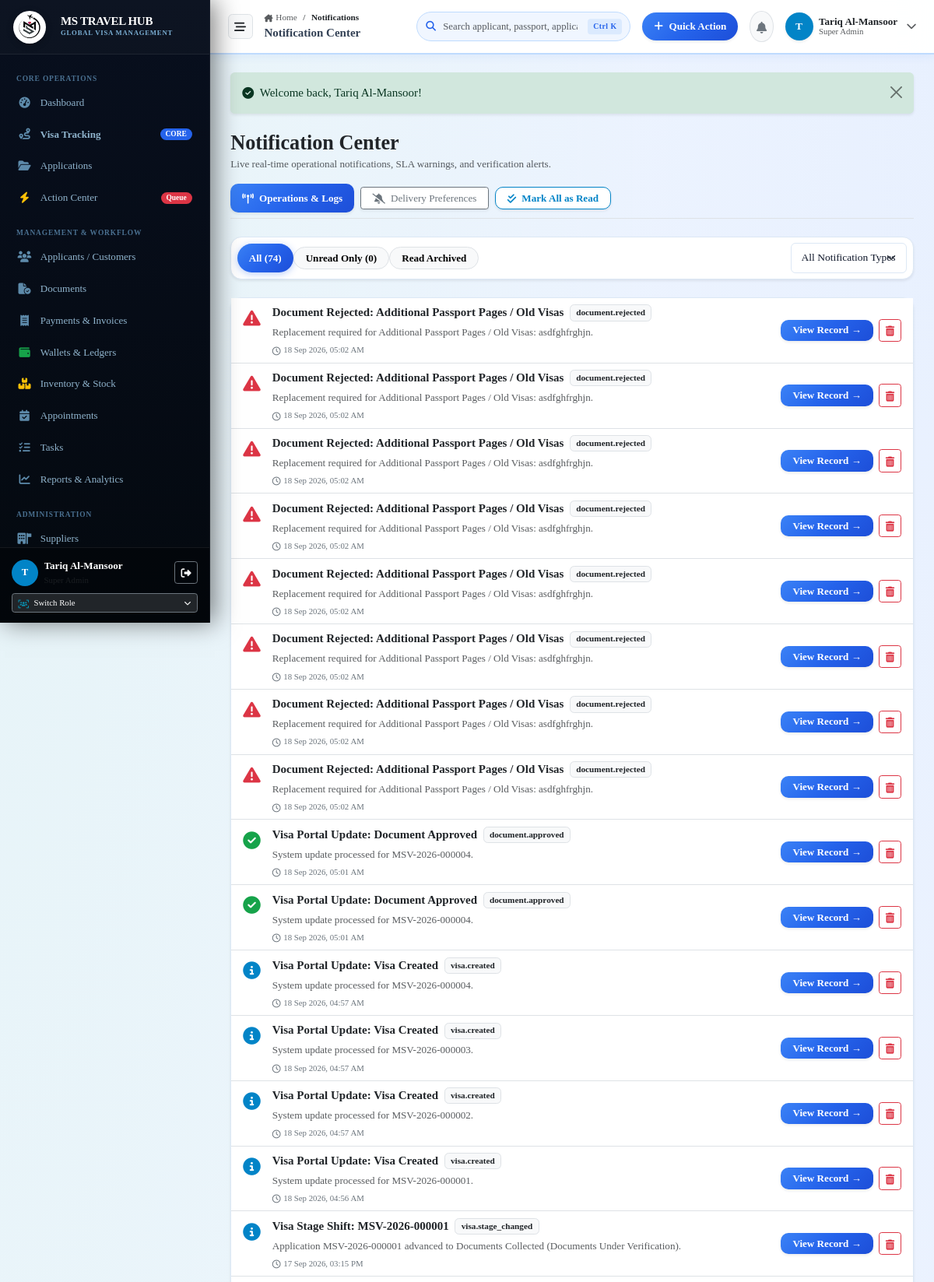
Page /notifications (signed in, upper part) on the committed database.
### tables this page shows
CREATE TABLE notifications (
    id INTEGER PRIMARY KEY AUTOINCREMENT,
    user_id INTEGER,
    customer_id INTEGER,
    recipient_type TEXT DEFAULT 'Staff',
    title TEXT NOT NULL,
    message TEXT NOT NULL,
    link TEXT,
    notification_type TEXT DEFAULT 'System',
    severity TEXT DEFAULT 'info',
    is_read INTEGER DEFAULT 0,
    read_at DATETIME,
    created_at DATETIME DEFAULT CURRENT_TIMESTAMP,
    FOREIGN KEY (user_id) REFERENCES users(id),
    FOREIGN KEY (customer_id) REFERENCES customers(id)
);

### app/Controllers/NotificationController.php (called while the page is built, shortened)
<?php
class NotificationController
{
    public function index(): void
    {
        $pdo = Database::getConnection();
        $user = auth_user();
        $userId = (int)($user['id'] ?? 0);
        $sql = "SELECT * FROM notifications WHERE (user_id = ? OR recipient_type = 'Staff')";
        $params = [$userId];
        $sql .= " ORDER BY created_at DESC LIMIT 100";
        $stmt = $pdo->prepare($sql);
        $stmt->execute($params);
        $notifications = $stmt->fetchAll();
        $countUnread = (int)$pdo->query("SELECT COUNT(*) FROM notifications WHERE (user_id = {$userId} OR recipient_type = 'Staff') AND is_read = 0")->fetchColumn();
        $countAll = (int)$pdo->query("SELECT COUNT(*) FROM notifications WHERE (user_id = {$userId} OR recipient_type = 'Staff')")->fetchColumn();
        require_once dirname(__DIR__) . '/Views/notifications/index.php';
    }
}

### app/autoload.php (called while the page is built, shortened)
<?php
function e(?string $string): string {
    return htmlspecialchars((string)($string ?? ''), ENT_QUOTES, 'UTF-8');
}
function auth_user(): ?array {
    return $_SESSION['user'] ?? null;
}
function user_has_role(array|string $roles): bool {
    $user = auth_user();
    if (($user['role_slug'] ?? '') === 'super-admin' || ($user['role_name'] ?? '') === 'Super Admin') {
        return true;
    }
    return in_array($user['role_slug'] ?? '', $roles, true) || in_array($user['role_name'] ?? '', $roles, true);
}
function get_flash(): ?array {
    if (isset($_SESSION['flash'])) {
        $flash = $_SESSION['flash'];
        return $flash;
    }
    return null;
}
function format_datetime(?string $date): string {
    return date('d M Y, h:i A', strtotime($date));
}

### app/Views/notifications/index.php (the view, shortened to what this page needs)
<?php
$flash = get_flash();
require_once dirname(__DIR__) . '/layouts/header.php';
require_once dirname(__DIR__) . '/layouts/sidebar.php';
require_once dirname(__DIR__) . '/layouts/topbar.php';
$activeFilter = $_GET['filter'] ?? 'all';
?>
<div class="content-body">
  <?php if ($flash): ?>
    <div class="alert alert-<?= e($flash['type'] === 'danger' ? 'danger' : ($flash['type'] === 'success' ? 'success' : 'info')) ?> alert-dismissible fade show mb-4 border-0 shadow-sm" role="alert">
      <div class="d-flex align-items-center gap-2">
        <i class="fa-solid <?= $flash['type'] === 'danger' ? 'fa-circle-exclamation' : ($flash['type'] === 'success' ? 'fa-circle-check' : 'fa-circle-info') ?>"></i>
        <span><?= e($flash['message']) ?></span>
      </div>
      <button type="button" class="btn-close" data-bs-dismiss="alert"></button>
    </div>
  <?php endif; ?>
  <div class="d-flex flex-wrap align-items-center justify-content-between gap-3 mb-4 pb-2 border-bottom">
    <div>
      <div class="d-flex align-items-center gap-2">
        <h3 class="fw-bold brand-font text-dark mb-0">Notification Center</h3>
      </div>
      <p class="text-muted small mb-0">Live real-time operational notifications, SLA warnings, and verification alerts.</p>
    </div>
    <div class="d-flex align-items-center gap-2">
      <?php if (user_has_role(['super-admin', 'admin', 'branch-manager', 'visa-manager'])): ?>
        <a href="/notifications/admin" class="btn btn-primary btn-sm px-3 shadow-sm">
          <i class="fa-solid fa-tower-broadcast me-1"></i> Operations &amp; Logs
        </a>
      <?php endif; ?>
      <a href="/notifications/preferences" class="btn btn-outline-secondary btn-sm px-3 bg-white shadow-sm">
        <i class="fa-solid fa-bell-slash me-1"></i> Delivery Preferences
      </a>
      <a href="/notifications/mark-all-read" class="btn btn-outline-primary btn-sm px-3 bg-white shadow-sm">
        <i class="fa-solid fa-check-double me-1"></i> Mark All as Read
      </a>
    </div>
  </div>
  <div class="card card-enterprise mb-4 shadow-sm">
    <div class="card-body p-2 d-flex flex-wrap align-items-center justify-content-between gap-2">
      <div class="d-flex flex-wrap gap-1.5 align-items-center">
        <a href="/notifications?filter=all" class="btn btn-sm <?= $activeFilter === 'all' ? 'btn-primary' : 'btn-light border' ?> px-3 fw-semibold rounded-pill">
          All (<?= $countAll ?>)
        </a>
        <a href="/notifications?filter=unread" class="btn btn-sm <?= $activeFilter === 'unread' ? 'btn-danger' : 'btn-light border' ?> px-3 fw-semibold rounded-pill">
          Unread Only (<?= $countUnread ?>)
        </a>
        <a href="/notifications?filter=read" class="btn btn-sm <?= $activeFilter === 'read' ? 'btn-secondary' : 'btn-light border' ?> px-3 fw-semibold rounded-pill">
          Read Archived
        </a>
      </div>
      <form action="/notifications" method="GET" class="d-flex align-items-center gap-1">
        <select name="type" class="form-select form-select-sm" onchange="this.form.submit()">
          <option value="">All Notification Types</option>
        </select>
      </form>
    </div>
  </div>
  <div class="card card-enterprise shadow-sm">
    <div class="card-body p-0">
      <?php if (empty($notifications)): ?>
        <div class="text-center py-5 text-muted">
          <i class="fa-regular fa-bell-slash fs-2 text-muted mb-2"></i>
          <div class="fw-semibold">No notifications found in this view.</div>
        </div>
      <?php else: ?>
        <div class="list-group list-group-flush">
          <?php foreach ($notifications as $n): ?>
            <?php
              $isUnread = (int)$n['is_read'] === 0;
              $icon = 'fa-solid fa-circle-info text-primary';
              if ($n['severity'] === 'danger') $icon = 'fa-solid fa-triangle-exclamation text-danger';
              elseif ($n['severity'] === 'warning') $icon = 'fa-solid fa-clock text-warning';
              elseif ($n['severity'] === 'success') $icon = 'fa-solid fa-circle-check text-success';
            ?>
            <div class="list-group-item p-3.5 d-flex flex-wrap align-items-center justify-content-between gap-3 <?= $isUnread ? 'bg-primary-subtle bg-opacity-25' : 'bg-white' ?>">
              <div class="d-flex align-items-start gap-3 flex-grow-1">
                <div class="fs-4 mt-0.5"><i class="<?= $icon ?>"></i></div>
                <div>
                  <div class="d-flex flex-wrap align-items-center gap-2 mb-1">
                    <span class="fw-bold text-dark fs-6"><?= e($n['title']) ?></span>
                    <span class="badge bg-light text-dark border small"><?= e($n['notification_type']) ?></span>
                  </div>
                  <p class="text-muted small mb-1"><?= e($n['message']) ?></p>
                  <div class="text-secondary" style="font-size: 0.72rem;">
                    <i class="fa-regular fa-clock me-1"></i><?= format_datetime($n['created_at']) ?>
                  </div>
                </div>
              </div>
              <div class="d-flex align-items-center gap-2">
                <?php if (!empty($n['link'])): ?>
                  <a href="/notifications/mark-read?id=<?= $n['id'] ?>&redirect=<?= urlencode($n['link']) ?>" class="btn btn-sm btn-primary py-1 px-3 fw-semibold shadow-sm">
                    View Record &rarr;
                  </a>
                <?php endif; ?>
                <a href="/notifications/delete?id=<?= $n['id'] ?>" class="btn btn-sm btn-outline-danger py-1 px-2" title="Dismiss">
                  <i class="fa-solid fa-trash-can"></i>
                </a>
              </div>
            </div>
          <?php endforeach; ?>
        </div>
      <?php endif; ?>
    </div>
  </div>
</div>
<?php require_once dirname(__DIR__) . '/layouts/footer.php'; ?>

### public/assets/css/base/variables.css (style rules this page uses)
:root { --mh-green: #22c55e; --mh-green-light: #4ade80; --mh-green-dark: #16a34a; --mh-green-lime: #84cc16; --mh-green-subtle: #f0fdf4; --mh-green-border: #bbf7d0; --mh-teal: #06b6d4; --mh-teal-light: #22d3ee; --mh-teal-dark: #0891b2; --mh-teal-subtle: #ecfeff; --mh-teal-border: #a5f3fc; --mh-blue: #2563eb; --mh-blue-hover: #1d4ed8; --mh-blue-dark: #1e40af; --mh-blue-deep: #1e3a8a; --mh-blue-light: #eff6ff; --mh-blue-subtle: #dbeafe; --mh-blue-border: #bfdbfe; --mh-blue-glow: rgba(37, 99, 235, 0.32); --vt-primary: var(--mh-blue); --vt-primary-hover: var(--mh-blue-hover); --vt-primary-dark: var(--mh-blue-dark); --vt-primary-light: var(--mh-blue-light); --vt-primary-subtle: var(--mh-blue-subtle); --vt-primary-border: var(--mh-blue-border); --mh-gradient-brand: linear-gradient(135deg, #22c55e 0%, #06b6d4 50%, #2563eb 100%); --mh-gradient-brand-r: linear-gradient(135deg, #2563eb 0%, #06b6d4 50%, #22c55e 100%); --mh-gradient-blue: linear-gradient(135deg, #3b82f6 0%, #2563eb 50%, #1d4ed8 100%); --mh-gradient-teal: linear-gradient(135deg, #22d3ee 0%, #06b6d4 50%, #0891b2 100%); --mh-gradient-green: linear-gradient(135deg, #4ade80 0%, #22c55e 50%, #16a34a 100%); --mh-gradient-dark: linear-gradient(180deg, #060e1c 0%, #0a1628 100%); --mh-gradient-sidebar: linear-gradient(180deg, #080f1e 0%, #04090f 100%); --mh-gradient-hero: linear-gradient(135deg, #060e1c 0%, #0d2048 50%, #1e3a8a 100%); --ms-gradient-success: linear-gradient(135deg, #22c55e 0%, #16a34a 100%); --ms-gradient-warning: linear-gradient(135deg, #f59e0b 0%, #d97706 100%); --mh-navy: #0a1628; --mh-navy-dark: #060e1c; --mh-navy-light: #0f2040; --mh-navy-muted: #1a2f50; --vt-bg: #f0f6ff; --vt-surface: #ffffff; --vt-surface-glass: rgba(255, 255, 255, 0.96); --vt-surface-muted: #f0f6ff; --vt-border: #dce8f5; --vt-border-glass: rgba(255, 255, 255, 0.6); --vt-text-main: #0f172a; --vt-text-body: #334155; --vt-text-muted: #64748b; --vt-text-light: #94a3b8; --vt-success: #22c55e; --vt-warning: #f59e0b; --vt-danger: #ef4444; --vt-info: var(--mh-teal); --vt-purple: #8b5cf6; --sidebar-width: 270px; --sidebar-collapsed-width: 76px; --topbar-height: 70px; --radius-xs: 6px; --radius-sm: 10px; --radius-md: 14px; --radius-lg: 18px; --radius-xl: 26px; --vt-shadow-xs: 0 1px 2px 0 rgba(0,0,0,0.04); --vt-shadow-sm: 0 2px 6px 0 rgba(10,22,40,0.06), 0 1px 2px -1px rgba(10,22,40,0.04); --vt-shadow-md: 0 6px 16px -2px rgba(10,22,40,0.08), 0 2px 6px -2px rgba(10,22,40,0.04); --vt-shadow-lg: 0 14px 28px -4px rgba(10,22,40,0.10), 0 4px 10px -2px rgba(10,22,40,0.04); --vt-shadow-xl: 0 24px 38px -6px rgba(10,22,40,0.13), 0 10px 16px -4px rgba(10,22,40,0.05); --vt-glow-primary: 0 8px 25px -4px var(--mh-blue-glow); --vt-glow-success: 0 8px 25px -4px rgba(34,197,94,0.35); --vt-glow-warning: 0 8px 25px -4px rgba(245,158,11,0.35); --vt-transition-fast: 0.15s cubic-bezier(0.4, 0, 0.2, 1); --vt-transition-normal: 0.25s cubic-bezier(0.4, 0, 0.2, 1); }

### public/assets/css/base/typography.css (style rules this page uses)
body.app-body, html, body { font-family: 'Times New Roman', Times, Georgia, serif !important; color: var(--vt-text-body); line-height: 1.55; -webkit-font-smoothing: antialiased; -moz-osx-font-smoothing: grayscale; }
h1, h2, h3, h4, h5, h6 { color: var(--vt-text-main); font-weight: 700; line-height: 1.25; }

### public/assets/css/base/global.css (style rules this page uses)
body.app-body, html, body { background-color: var(--vt-bg); background-image: radial-gradient(at 0% 0%, rgba(34,197,94,0.05) 0px, transparent 50%), radial-gradient(at 100% 0%, rgba(37,99,235,0.04) 0px, transparent 50%), radial-gradient(at 50% 100%, rgba(6,182,212,0.03) 0px, transparent 50%); background-attachment: fixed; margin: 0; padding: 0; overflow-x: hidden; padding-bottom: env(safe-area-inset-bottom, 0); }
.content-body { flex: 1; padding: 1.5rem 1.75rem 2.5rem; max-width: 1800px; width: 100%; margin: 0 auto; }

### public/assets/css/components/buttons.css (style rules this page uses)
.btn-primary { background: var(--mh-gradient-blue); border: none; color: #ffffff; font-weight: 600; border-radius: var(--radius-sm); padding: 0.55rem 1.25rem; box-shadow: 0 2px 10px var(--mh-blue-glow); transition: all var(--vt-transition-fast); }
.btn-outline-primary { color: var(--mh-blue); border-color: var(--mh-blue); background: transparent; font-weight: 600; border-radius: var(--radius-sm); transition: all var(--vt-transition-fast); }

### public/assets/css/components/forms.css (style rules this page uses)
.form-control, .form-select { border-radius: var(--radius-xs); border: 1px solid var(--vt-border); padding: 0.55rem 0.85rem; font-size: 0.9rem; color: var(--vt-text-main); transition: border-color var(--vt-transition-fast), box-shadow var(--vt-transition-fast); }

### rows in the picture
notifications: title "Document Rejected: Additional Passport Pages / Old Visas", notification_type "document.rejected", message "Replacement required for Additional Passport Pages / Old Visas: asdfghfrghjn.", created_at "18 Sep 2026, 05:02 AM"
notifications: title "Document Rejected: Additional Passport Pages / Old Visas", notification_type "document.rejected", message "Replacement required for Additional Passport Pages / Old Visas: asdfghfrghjn.", created_at "18 Sep 2026, 05:02 AM"
notifications: title "Document Rejected: Additional Passport Pages / Old Visas", notification_type "document.rejected", message "Replacement required for Additional Passport Pages / Old Visas: asdfghfrghjn.", created_at "18 Sep 2026, 05:02 AM"
notifications: title "Document Rejected: Additional Passport Pages / Old Visas", notification_type "document.rejected", message "Replacement required for Additional Passport Pages / Old Visas: asdfghfrghjn.", created_at "18 Sep 2026, 05:02 AM"
notifications: title "Document Rejected: Additional Passport Pages / Old Visas", notification_type "document.rejected", message "Replacement required for Additional Passport Pages / Old Visas: asdfghfrghjn.", created_at "18 Sep 2026, 05:02 AM"
notifications: title "Document Rejected: Additional Passport Pages / Old Visas", notification_type "document.rejected", message "Replacement required for Additional Passport Pages / Old Visas: asdfghfrghjn.", created_at "18 Sep 2026, 05:02 AM"
notifications: title "Document Rejected: Additional Passport Pages / Old Visas", notification_type "document.rejected", message "Replacement required for Additional Passport Pages / Old Visas: asdfghfrghjn.", created_at "18 Sep 2026, 05:02 AM"
notifications: title "Document Rejected: Additional Passport Pages / Old Visas", notification_type "document.rejected", message "Replacement required for Additional Passport Pages / Old Visas: asdfghfrghjn.", created_at "18 Sep 2026, 05:02 AM"
notifications: title "Visa Portal Update: Document Approved", notification_type "document.approved", message "System update processed for MSV-2026-000004.", created_at "18 Sep 2026, 05:01 AM"
notifications: title "Visa Portal Update: Document Approved", notification_type "document.approved", message "System update processed for MSV-2026-000004.", created_at "18 Sep 2026, 05:01 AM"
notifications: title "Visa Portal Update: Visa Created", notification_type "visa.created", message "System update processed for MSV-2026-000004.", created_at "18 Sep 2026, 04:57 AM"
notifications: title "Visa Portal Update: Visa Created", notification_type "visa.created", message "System update processed for MSV-2026-000003.", created_at "18 Sep 2026, 04:57 AM"
notifications: title "Visa Portal Update: Visa Created", notification_type "visa.created", message "System update processed for MSV-2026-000002.", created_at "18 Sep 2026, 04:57 AM"
notifications: title "Visa Portal Update: Visa Created", notification_type "visa.created", message "System update processed for MSV-2026-000001.", created_at "18 Sep 2026, 04:56 AM"
notifications: title "Visa Stage Shift: MSV-2026-000001", notification_type "visa.stage_changed", message "Application MSV-2026-000001 advanced to Documents Collected (Documents Under Verification).", created_at "17 Sep 2026, 03:15 PM"

### other values in the picture
substr($currentUser['name'] ?? 'U', 0, 1) "T"
$currentUser['name'] "Tariq Al-Mansoor"
$roleName "Super Admin"
$segLabel "Notifications"
$cleanTitle "Notification Center"
$currentUser['role_name'] "Super Admin"
$flash['message'] "Welcome back, Tariq Al-Mansoor!"
$countAll "74"
$countUnread "0"
